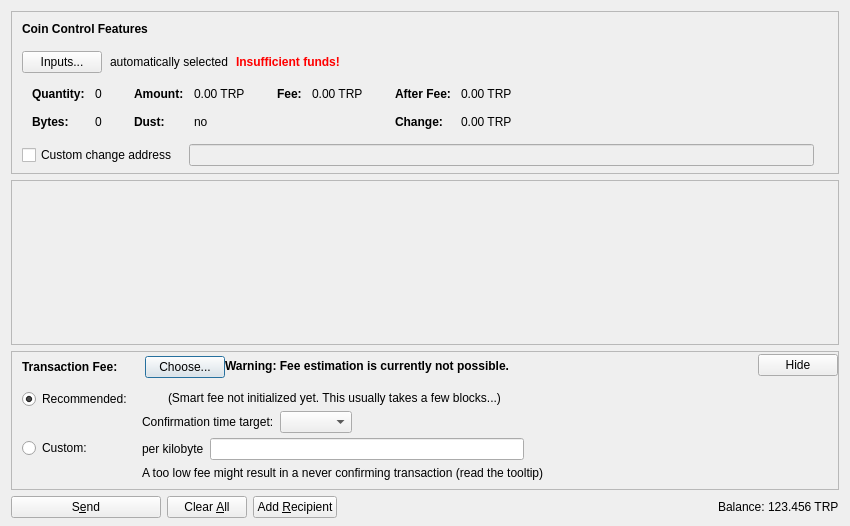
<?xml version="1.0" encoding="UTF-8"?>
<ui version="4.0">
 <class>SendCoinsDialog</class>
 <widget class="QDialog" name="SendCoinsDialog">
  <property name="geometry">
   <rect>
    <x>0</x>
    <y>0</y>
    <width>850</width>
    <height>526</height>
   </rect>
  </property>
  <property name="windowTitle">
   <string>Send Coins</string>
  </property>
  <layout class="QVBoxLayout" name="verticalLayout" stretch="0,1,0,0">
   <property name="bottomMargin">
    <number>8</number>
   </property>
   <item>
    <widget class="QFrame" name="frameCoinControl">
     <property name="sizePolicy">
      <sizepolicy hsizetype="Expanding" vsizetype="Expanding">
       <horstretch>0</horstretch>
       <verstretch>0</verstretch>
      </sizepolicy>
     </property>
     <property name="maximumSize">
      <size>
       <width>16777215</width>
       <height>16777215</height>
      </size>
     </property>
     <property name="frameShape">
      <enum>QFrame::StyledPanel</enum>
     </property>
     <property name="frameShadow">
      <enum>QFrame::Sunken</enum>
     </property>
     <layout class="QVBoxLayout" name="verticalLayoutCoinControl2">
      <property name="spacing">
       <number>0</number>
      </property>
      <property name="leftMargin">
       <number>0</number>
      </property>
      <property name="topMargin">
       <number>0</number>
      </property>
      <property name="rightMargin">
       <number>0</number>
      </property>
      <property name="bottomMargin">
       <number>6</number>
      </property>
      <item>
       <layout class="QVBoxLayout" name="verticalLayoutCoinControl" stretch="0,0,0,0,1">
        <property name="spacing">
         <number>0</number>
        </property>
        <property name="leftMargin">
         <number>10</number>
        </property>
        <property name="topMargin">
         <number>10</number>
        </property>
        <item>
         <layout class="QHBoxLayout" name="horizontalLayoutCoinControl1">
          <property name="bottomMargin">
           <number>15</number>
          </property>
          <item>
           <widget class="QLabel" name="labelCoinControlFeatures">
            <property name="sizePolicy">
             <sizepolicy hsizetype="Preferred" vsizetype="Maximum">
              <horstretch>0</horstretch>
              <verstretch>0</verstretch>
             </sizepolicy>
            </property>
            <property name="font">
             <font>
              <weight>75</weight>
              <bold>true</bold>
             </font>
            </property>
            <property name="styleSheet">
             <string notr="true">font-weight:bold;</string>
            </property>
            <property name="text">
             <string>Coin Control Features</string>
            </property>
           </widget>
          </item>
         </layout>
        </item>
        <item>
         <layout class="QHBoxLayout" name="horizontalLayoutCoinControl2" stretch="0,0,0,0">
          <property name="spacing">
           <number>8</number>
          </property>
          <property name="bottomMargin">
           <number>10</number>
          </property>
          <item>
           <widget class="QPushButton" name="pushButtonCoinControl">
            <property name="styleSheet">
             <string notr="true"/>
            </property>
            <property name="text">
             <string>Inputs...</string>
            </property>
            <property name="autoDefault">
             <bool>false</bool>
            </property>
           </widget>
          </item>
          <item>
           <widget class="QLabel" name="labelCoinControlAutomaticallySelected">
            <property name="text">
             <string>automatically selected</string>
            </property>
            <property name="margin">
             <number>5</number>
            </property>
           </widget>
          </item>
          <item>
           <widget class="QLabel" name="labelCoinControlInsuffFunds">
            <property name="font">
             <font>
              <weight>75</weight>
              <bold>true</bold>
             </font>
            </property>
            <property name="styleSheet">
             <string notr="true">color:red;font-weight:bold;</string>
            </property>
            <property name="text">
             <string>Insufficient funds!</string>
            </property>
            <property name="margin">
             <number>5</number>
            </property>
           </widget>
          </item>
          <item>
           <spacer name="horizontalSpacerCoinControl">
            <property name="orientation">
             <enum>Qt::Horizontal</enum>
            </property>
            <property name="sizeHint" stdset="0">
             <size>
              <width>40</width>
              <height>1</height>
             </size>
            </property>
           </spacer>
          </item>
         </layout>
        </item>
        <item>
         <widget class="QWidget" name="widgetCoinControl" native="true">
          <property name="sizePolicy">
           <sizepolicy hsizetype="Preferred" vsizetype="Preferred">
            <horstretch>0</horstretch>
            <verstretch>0</verstretch>
           </sizepolicy>
          </property>
          <property name="minimumSize">
           <size>
            <width>0</width>
            <height>0</height>
           </size>
          </property>
          <property name="styleSheet">
           <string notr="true"/>
          </property>
          <layout class="QHBoxLayout" name="horizontalLayoutCoinControl5">
           <property name="leftMargin">
            <number>0</number>
           </property>
           <property name="topMargin">
            <number>0</number>
           </property>
           <property name="rightMargin">
            <number>0</number>
           </property>
           <property name="bottomMargin">
            <number>0</number>
           </property>
           <item>
            <layout class="QHBoxLayout" name="horizontalLayoutCoinControl3" stretch="0,0,0,1">
             <property name="spacing">
              <number>20</number>
             </property>
             <property name="topMargin">
              <number>0</number>
             </property>
             <property name="bottomMargin">
              <number>10</number>
             </property>
             <item>
              <layout class="QFormLayout" name="formLayoutCoinControl1">
               <property name="horizontalSpacing">
                <number>10</number>
               </property>
               <property name="verticalSpacing">
                <number>14</number>
               </property>
               <property name="leftMargin">
                <number>10</number>
               </property>
               <property name="topMargin">
                <number>4</number>
               </property>
               <property name="rightMargin">
                <number>6</number>
               </property>
               <item row="0" column="0">
                <widget class="QLabel" name="labelCoinControlQuantityText">
                 <property name="font">
                  <font>
                   <weight>75</weight>
                   <bold>true</bold>
                  </font>
                 </property>
                 <property name="text">
                  <string>Quantity:</string>
                 </property>
                 <property name="margin">
                  <number>0</number>
                 </property>
                </widget>
               </item>
               <item row="0" column="1">
                <widget class="QLabel" name="labelCoinControlQuantity">
                 <property name="cursor">
                  <cursorShape>IBeamCursor</cursorShape>
                 </property>
                 <property name="contextMenuPolicy">
                  <enum>Qt::ActionsContextMenu</enum>
                 </property>
                 <property name="text">
                  <string notr="true">0</string>
                 </property>
                 <property name="margin">
                  <number>0</number>
                 </property>
                 <property name="textInteractionFlags">
                  <set>Qt::LinksAccessibleByMouse|Qt::TextSelectableByKeyboard|Qt::TextSelectableByMouse</set>
                 </property>
                </widget>
               </item>
               <item row="1" column="0">
                <widget class="QLabel" name="labelCoinControlBytesText">
                 <property name="font">
                  <font>
                   <weight>75</weight>
                   <bold>true</bold>
                  </font>
                 </property>
                 <property name="text">
                  <string>Bytes:</string>
                 </property>
                </widget>
               </item>
               <item row="1" column="1">
                <widget class="QLabel" name="labelCoinControlBytes">
                 <property name="cursor">
                  <cursorShape>IBeamCursor</cursorShape>
                 </property>
                 <property name="contextMenuPolicy">
                  <enum>Qt::ActionsContextMenu</enum>
                 </property>
                 <property name="text">
                  <string notr="true">0</string>
                 </property>
                 <property name="textInteractionFlags">
                  <set>Qt::LinksAccessibleByMouse|Qt::TextSelectableByKeyboard|Qt::TextSelectableByMouse</set>
                 </property>
                </widget>
               </item>
              </layout>
             </item>
             <item>
              <layout class="QFormLayout" name="formLayoutCoinControl2">
               <property name="horizontalSpacing">
                <number>10</number>
               </property>
               <property name="verticalSpacing">
                <number>14</number>
               </property>
               <property name="leftMargin">
                <number>6</number>
               </property>
               <property name="topMargin">
                <number>4</number>
               </property>
               <property name="rightMargin">
                <number>6</number>
               </property>
               <item row="0" column="0">
                <widget class="QLabel" name="labelCoinControlAmountText">
                 <property name="font">
                  <font>
                   <weight>75</weight>
                   <bold>true</bold>
                  </font>
                 </property>
                 <property name="text">
                  <string>Amount:</string>
                 </property>
                 <property name="margin">
                  <number>0</number>
                 </property>
                </widget>
               </item>
               <item row="0" column="1">
                <widget class="QLabel" name="labelCoinControlAmount">
                 <property name="cursor">
                  <cursorShape>IBeamCursor</cursorShape>
                 </property>
                 <property name="contextMenuPolicy">
                  <enum>Qt::ActionsContextMenu</enum>
                 </property>
                 <property name="text">
                  <string notr="true">0.00 TRP</string>
                 </property>
                 <property name="textInteractionFlags">
                  <set>Qt::LinksAccessibleByMouse|Qt::TextSelectableByKeyboard|Qt::TextSelectableByMouse</set>
                 </property>
                </widget>
               </item>
               <item row="1" column="0">
                <widget class="QLabel" name="labelCoinControlLowOutputText">
                 <property name="font">
                  <font>
                   <weight>75</weight>
                   <bold>true</bold>
                  </font>
                 </property>
                 <property name="text">
                  <string>Dust:</string>
                 </property>
                </widget>
               </item>
               <item row="1" column="1">
                <widget class="QLabel" name="labelCoinControlLowOutput">
                 <property name="cursor">
                  <cursorShape>IBeamCursor</cursorShape>
                 </property>
                 <property name="contextMenuPolicy">
                  <enum>Qt::ActionsContextMenu</enum>
                 </property>
                 <property name="text">
                  <string notr="true">no</string>
                 </property>
                 <property name="textInteractionFlags">
                  <set>Qt::LinksAccessibleByMouse|Qt::TextSelectableByKeyboard|Qt::TextSelectableByMouse</set>
                 </property>
                </widget>
               </item>
              </layout>
             </item>
             <item>
              <layout class="QFormLayout" name="formLayoutCoinControl3">
               <property name="horizontalSpacing">
                <number>10</number>
               </property>
               <property name="verticalSpacing">
                <number>14</number>
               </property>
               <property name="leftMargin">
                <number>6</number>
               </property>
               <property name="topMargin">
                <number>4</number>
               </property>
               <property name="rightMargin">
                <number>6</number>
               </property>
               <item row="0" column="0">
                <widget class="QLabel" name="labelCoinControlFeeText">
                 <property name="font">
                  <font>
                   <weight>75</weight>
                   <bold>true</bold>
                  </font>
                 </property>
                 <property name="text">
                  <string>Fee:</string>
                 </property>
                 <property name="margin">
                  <number>0</number>
                 </property>
                </widget>
               </item>
               <item row="0" column="1">
                <widget class="QLabel" name="labelCoinControlFee">
                 <property name="cursor">
                  <cursorShape>IBeamCursor</cursorShape>
                 </property>
                 <property name="contextMenuPolicy">
                  <enum>Qt::ActionsContextMenu</enum>
                 </property>
                 <property name="text">
                  <string notr="true">0.00 TRP</string>
                 </property>
                 <property name="textInteractionFlags">
                  <set>Qt::LinksAccessibleByMouse|Qt::TextSelectableByKeyboard|Qt::TextSelectableByMouse</set>
                 </property>
                </widget>
               </item>
              </layout>
             </item>
             <item>
              <layout class="QFormLayout" name="formLayoutCoinControl4">
               <property name="horizontalSpacing">
                <number>10</number>
               </property>
               <property name="verticalSpacing">
                <number>14</number>
               </property>
               <property name="leftMargin">
                <number>6</number>
               </property>
               <property name="topMargin">
                <number>4</number>
               </property>
               <property name="rightMargin">
                <number>6</number>
               </property>
               <item row="0" column="0">
                <widget class="QLabel" name="labelCoinControlAfterFeeText">
                 <property name="font">
                  <font>
                   <weight>75</weight>
                   <bold>true</bold>
                  </font>
                 </property>
                 <property name="text">
                  <string>After Fee:</string>
                 </property>
                 <property name="margin">
                  <number>0</number>
                 </property>
                </widget>
               </item>
               <item row="0" column="1">
                <widget class="QLabel" name="labelCoinControlAfterFee">
                 <property name="cursor">
                  <cursorShape>IBeamCursor</cursorShape>
                 </property>
                 <property name="contextMenuPolicy">
                  <enum>Qt::ActionsContextMenu</enum>
                 </property>
                 <property name="text">
                  <string notr="true">0.00 TRP</string>
                 </property>
                 <property name="textInteractionFlags">
                  <set>Qt::LinksAccessibleByMouse|Qt::TextSelectableByKeyboard|Qt::TextSelectableByMouse</set>
                 </property>
                </widget>
               </item>
               <item row="1" column="0">
                <widget class="QLabel" name="labelCoinControlChangeText">
                 <property name="font">
                  <font>
                   <weight>75</weight>
                   <bold>true</bold>
                  </font>
                 </property>
                 <property name="text">
                  <string>Change:</string>
                 </property>
                </widget>
               </item>
               <item row="1" column="1">
                <widget class="QLabel" name="labelCoinControlChange">
                 <property name="cursor">
                  <cursorShape>IBeamCursor</cursorShape>
                 </property>
                 <property name="contextMenuPolicy">
                  <enum>Qt::ActionsContextMenu</enum>
                 </property>
                 <property name="text">
                  <string notr="true">0.00 TRP</string>
                 </property>
                 <property name="textInteractionFlags">
                  <set>Qt::LinksAccessibleByMouse|Qt::TextSelectableByKeyboard|Qt::TextSelectableByMouse</set>
                 </property>
                </widget>
               </item>
              </layout>
             </item>
            </layout>
           </item>
          </layout>
         </widget>
        </item>
        <item>
         <layout class="QHBoxLayout" name="horizontalLayoutCoinControl4" stretch="0,0,0">
          <property name="spacing">
           <number>12</number>
          </property>
          <property name="sizeConstraint">
           <enum>QLayout::SetDefaultConstraint</enum>
          </property>
          <property name="topMargin">
           <number>5</number>
          </property>
          <property name="rightMargin">
           <number>5</number>
          </property>
          <item>
           <widget class="QCheckBox" name="checkBoxCoinControlChange">
            <property name="toolTip">
             <string>If this is activated, but the change address is empty or invalid, change will be sent to a newly generated address.</string>
            </property>
            <property name="text">
             <string>Custom change address</string>
            </property>
           </widget>
          </item>
          <item>
           <widget class="QValidatedLineEdit" name="lineEditCoinControlChange">
            <property name="enabled">
             <bool>false</bool>
            </property>
            <property name="sizePolicy">
             <sizepolicy hsizetype="Expanding" vsizetype="Fixed">
              <horstretch>0</horstretch>
              <verstretch>0</verstretch>
             </sizepolicy>
            </property>
           </widget>
          </item>
          <item>
           <widget class="QLabel" name="labelCoinControlChangeLabel">
            <property name="sizePolicy">
             <sizepolicy hsizetype="Preferred" vsizetype="Expanding">
              <horstretch>0</horstretch>
              <verstretch>0</verstretch>
             </sizepolicy>
            </property>
            <property name="minimumSize">
             <size>
              <width>0</width>
              <height>0</height>
             </size>
            </property>
            <property name="text">
             <string/>
            </property>
            <property name="margin">
             <number>3</number>
            </property>
           </widget>
          </item>
         </layout>
        </item>
        <item>
         <spacer name="verticalSpacerCoinControl">
          <property name="orientation">
           <enum>Qt::Vertical</enum>
          </property>
          <property name="sizeHint" stdset="0">
           <size>
            <width>800</width>
            <height>1</height>
           </size>
          </property>
         </spacer>
        </item>
       </layout>
      </item>
     </layout>
    </widget>
   </item>
   <item>
    <widget class="QScrollArea" name="scrollArea">
     <property name="widgetResizable">
      <bool>true</bool>
     </property>
     <widget class="QWidget" name="scrollAreaWidgetContents">
      <property name="geometry">
       <rect>
        <x>0</x>
        <y>0</y>
        <width>830</width>
        <height>104</height>
       </rect>
      </property>
      <layout class="QVBoxLayout" name="verticalLayout_2" stretch="0,1">
       <property name="leftMargin">
        <number>0</number>
       </property>
       <property name="topMargin">
        <number>0</number>
       </property>
       <property name="rightMargin">
        <number>0</number>
       </property>
       <property name="bottomMargin">
        <number>0</number>
       </property>
       <item>
        <layout class="QVBoxLayout" name="entries">
         <property name="spacing">
          <number>6</number>
         </property>
        </layout>
       </item>
       <item>
        <spacer name="verticalSpacer">
         <property name="orientation">
          <enum>Qt::Vertical</enum>
         </property>
         <property name="sizeHint" stdset="0">
          <size>
           <width>20</width>
           <height>40</height>
          </size>
         </property>
        </spacer>
       </item>
      </layout>
     </widget>
    </widget>
   </item>
   <item>
    <widget class="QFrame" name="frameFee">
     <property name="sizePolicy">
      <sizepolicy hsizetype="Expanding" vsizetype="Expanding">
       <horstretch>0</horstretch>
       <verstretch>0</verstretch>
      </sizepolicy>
     </property>
     <property name="maximumSize">
      <size>
       <width>16777215</width>
       <height>16777215</height>
      </size>
     </property>
     <property name="frameShape">
      <enum>QFrame::StyledPanel</enum>
     </property>
     <property name="frameShadow">
      <enum>QFrame::Sunken</enum>
     </property>
     <layout class="QVBoxLayout" name="verticalLayoutFee1">
      <property name="spacing">
       <number>0</number>
      </property>
      <property name="leftMargin">
       <number>0</number>
      </property>
      <property name="topMargin">
       <number>0</number>
      </property>
      <property name="rightMargin">
       <number>0</number>
      </property>
      <property name="bottomMargin">
       <number>0</number>
      </property>
      <item>
       <layout class="QVBoxLayout" name="verticalLayoutFee2" stretch="0,0,0">
        <property name="spacing">
         <number>0</number>
        </property>
        <property name="leftMargin">
         <number>10</number>
        </property>
        <property name="topMargin">
         <number>0</number>
        </property>
        <item>
         <layout class="QHBoxLayout" name="horizontalLayoutFee1">
          <property name="bottomMargin">
           <number>0</number>
          </property>
          <item>
           <layout class="QVBoxLayout" name="verticalLayoutFee7">
            <property name="spacing">
             <number>0</number>
            </property>
            <item>
             <spacer name="verticalSpacerSmartFee">
              <property name="orientation">
               <enum>Qt::Vertical</enum>
              </property>
              <property name="sizeType">
               <enum>QSizePolicy::Fixed</enum>
              </property>
              <property name="sizeHint" stdset="0">
               <size>
                <width>1</width>
                <height>4</height>
               </size>
              </property>
             </spacer>
            </item>
            <item>
             <layout class="QHBoxLayout" name="horizontalLayoutSmartFee">
              <property name="spacing">
               <number>10</number>
              </property>
              <item>
               <widget class="QLabel" name="labelFeeHeadline">
                <property name="sizePolicy">
                 <sizepolicy hsizetype="Preferred" vsizetype="Maximum">
                  <horstretch>0</horstretch>
                  <verstretch>0</verstretch>
                 </sizepolicy>
                </property>
                <property name="font">
                 <font>
                  <weight>75</weight>
                  <bold>true</bold>
                 </font>
                </property>
                <property name="styleSheet">
                 <string notr="true">font-weight:bold;</string>
                </property>
                <property name="text">
                 <string>Transaction Fee:</string>
                </property>
               </widget>
              </item>
              <item>
               <widget class="QLabel" name="labelFeeMinimized">
                <property name="text">
                 <string/>
                </property>
               </widget>
              </item>
              <item>
               <widget class="QPushButton" name="buttonChooseFee">
                <property name="text">
                 <string>Choose...</string>
                </property>
               </widget>
              </item>
             </layout>
            </item>
            <item>
             <spacer name="verticalSpacer_5">
              <property name="orientation">
               <enum>Qt::Vertical</enum>
              </property>
              <property name="sizeHint" stdset="0">
               <size>
                <width>1</width>
                <height>1</height>
               </size>
              </property>
             </spacer>
            </item>
           </layout>
          </item>
          <item>
           <widget class="QLabel" name="fallbackFeeWarningLabel">
            <property name="toolTip">
             <string>Using the fallbackfee can result in sending a transaction that will take several hours or days (or never) to confirm. Consider choosing your fee manually or wait until you have validated the complete chain.</string>
            </property>
            <property name="font">
            <font>
                <weight>75</weight>
                <bold>true</bold>
            </font>
            </property>
            <property name="text">
             <string>Warning: Fee estimation is currently not possible.</string>
            </property>
            <property name="wordWrap">
             <bool>false</bool>
            </property>
           </widget>
          </item>
          <item>
           <spacer name="horizontalSpacer_4">
            <property name="orientation">
             <enum>Qt::Horizontal</enum>
            </property>
            <property name="sizeType">
             <enum>QSizePolicy::MinimumExpanding</enum>
            </property>
            <property name="sizeHint" stdset="0">
             <size>
              <width>40</width>
              <height>20</height>
             </size>
            </property>
           </spacer>
          </item>
          <item>
           <widget class="QPushButton" name="buttonMinimizeFee">
            <property name="toolTip">
             <string>collapse fee-settings</string>
            </property>
            <property name="text">
             <string>Hide</string>
            </property>
           </widget>
          </item>
         </layout>
        </item>
        <item>
         <widget class="QFrame" name="frameFeeSelection">
          <layout class="QVBoxLayout" name="verticalLayoutFee12">
           <property name="spacing">
            <number>0</number>
           </property>
           <property name="leftMargin">
            <number>0</number>
           </property>
           <property name="topMargin">
            <number>0</number>
           </property>
           <property name="rightMargin">
            <number>0</number>
           </property>
           <property name="bottomMargin">
            <number>0</number>
           </property>
           <item>
            <layout class="QGridLayout" name="gridLayoutFee">
             <property name="topMargin">
              <number>10</number>
             </property>
             <property name="bottomMargin">
              <number>4</number>
             </property>
             <property name="horizontalSpacing">
              <number>10</number>
             </property>
             <property name="verticalSpacing">
              <number>4</number>
             </property>
             <item row="1" column="1">
              <layout class="QVBoxLayout" name="verticalLayoutFee8">
               <property name="spacing">
                <number>6</number>
               </property>
               <item>
                <layout class="QHBoxLayout" name="horizontalLayoutFee13">
                 <item>
                  <widget class="QLabel" name="labelCustomPerKilobyte">
                   <property name="toolTip">
                    <string>Specify a custom fee per kB (1,000 bytes) of the transaction's virtual size.

Note:  Since the fee is calculated on a per-byte basis, a fee of "100 satoshis per kB" for a transaction size of 500 bytes (half of 1 kB) would ultimately yield a fee of only 50 satoshis.</string>
                   </property>
                   <property name="text">
                    <string>per kilobyte</string>
                   </property>
                  </widget>
                 </item>
                 <item>
                  <widget class="BitcoinAmountField" name="customFee"/>
                 </item>
                 <item>
                  <spacer name="horizontalSpacer_6">
                   <property name="orientation">
                    <enum>Qt::Horizontal</enum>
                   </property>
                   <property name="sizeHint" stdset="0">
                    <size>
                     <width>1</width>
                     <height>1</height>
                    </size>
                   </property>
                  </spacer>
                 </item>
                </layout>
               </item>
               <item>
                <layout class="QHBoxLayout" name="horizontalLayoutFee8">
                 <item>
                  <widget class="QLabel" name="labelCustomFeeWarning">
                   <property name="enabled">
                    <bool>true</bool>
                   </property>
                   <property name="toolTip">
                    <string>When there is less transaction volume than space in the blocks, miners as well as relaying nodes may enforce a minimum fee. Paying only this minimum fee is just fine, but be aware that this can result in a never confirming transaction once there is more demand for TarpCoin transactions than the network can process.</string>
                   </property>
                   <property name="text">
                    <string>A too low fee might result in a never confirming transaction (read the tooltip)</string>
                   </property>
                  </widget>
                 </item>
                 <item>
                  <spacer name="horizontalSpacer_2">
                   <property name="orientation">
                    <enum>Qt::Horizontal</enum>
                   </property>
                   <property name="sizeHint" stdset="0">
                    <size>
                     <width>1</width>
                     <height>1</height>
                    </size>
                   </property>
                  </spacer>
                 </item>
                </layout>
               </item>
              </layout>
             </item>
             <item row="0" column="0">
              <layout class="QVBoxLayout" name="verticalLayoutFee4" stretch="0,1">
               <item>
                <widget class="QRadioButton" name="radioSmartFee">
                 <property name="text">
                  <string>Recommended:</string>
                 </property>
                 <property name="checked">
                  <bool>true</bool>
                 </property>
                 <attribute name="buttonGroup">
                  <string notr="true">groupFee</string>
                 </attribute>
                </widget>
               </item>
               <item>
                <spacer name="verticalSpacer_2">
                 <property name="orientation">
                  <enum>Qt::Vertical</enum>
                 </property>
                 <property name="sizeHint" stdset="0">
                  <size>
                   <width>1</width>
                   <height>1</height>
                  </size>
                 </property>
                </spacer>
               </item>
              </layout>
             </item>
             <item row="1" column="0">
              <layout class="QVBoxLayout" name="verticalLayoutFee9" stretch="0,1">
               <item>
                <widget class="QRadioButton" name="radioCustomFee">
                 <property name="text">
                  <string>Custom:</string>
                 </property>
                 <attribute name="buttonGroup">
                  <string notr="true">groupFee</string>
                 </attribute>
                </widget>
               </item>
               <item>
                <spacer name="verticalSpacer_6">
                 <property name="orientation">
                  <enum>Qt::Vertical</enum>
                 </property>
                 <property name="sizeHint" stdset="0">
                  <size>
                   <width>1</width>
                   <height>1</height>
                  </size>
                 </property>
                </spacer>
               </item>
              </layout>
             </item>
             <item row="0" column="1">
              <layout class="QVBoxLayout" name="verticalLayoutFee3" stretch="0,0,1">
               <property name="spacing">
                <number>6</number>
               </property>
               <property name="topMargin">
                <number>2</number>
               </property>
               <item>
                <layout class="QHBoxLayout" name="horizontalLayoutFee12">
                 <item>
                  <widget class="QLabel" name="labelSmartFee">
                   <property name="text">
                    <string/>
                   </property>
                  </widget>
                 </item>
                 <item>
                  <widget class="QLabel" name="labelFeeEstimation">
                   <property name="text">
                    <string/>
                   </property>
                  </widget>
                 </item>
                 <item>
                  <widget class="QLabel" name="labelSmartFee2">
                   <property name="text">
                    <string>(Smart fee not initialized yet. This usually takes a few blocks...)</string>
                   </property>
                  </widget>
                 </item>
                 <item>
                  <spacer name="horizontalSpacer_5">
                   <property name="orientation">
                    <enum>Qt::Horizontal</enum>
                   </property>
                   <property name="sizeHint" stdset="0">
                    <size>
                     <width>1</width>
                     <height>1</height>
                    </size>
                   </property>
                  </spacer>
                 </item>
                </layout>
               </item>
               <item>
                <layout class="QHBoxLayout" name="horizontalLayoutFee9">
                 <item>
                  <layout class="QVBoxLayout" name="verticalLayoutFee6">
                   <item>
                    <widget class="QLabel" name="labelSmartFee3">
                     <property name="text">
                      <string>Confirmation time target:</string>
                     </property>
                    </widget>
                   </item>
                  </layout>
                 </item>
                 <item>
                  <layout class="QVBoxLayout" name="verticalLayoutFee5">
                   <property name="rightMargin">
                    <number>30</number>
                   </property>
                   <item>
                    <layout class="QHBoxLayout" name="horizontalLayoutConfTarget">
                     <property name="bottomMargin">
                      <number>0</number>
                     </property>
                     <item>
                      <widget class="QComboBox" name="confTargetSelector"/>
                     </item>
                     <item>
                      <spacer name="horizontalSpacerConfTarget">
                       <property name="orientation">
                        <enum>Qt::Horizontal</enum>
                       </property>
                       <property name="sizeHint" stdset="0">
                        <size>
                         <width>40</width>
                         <height>20</height>
                        </size>
                       </property>
                      </spacer>
                     </item>
                    </layout>
                   </item>
                  </layout>
                 </item>
                </layout>
               </item>
               <item>
                <spacer name="verticalSpacer_4">
                 <property name="orientation">
                  <enum>Qt::Vertical</enum>
                 </property>
                 <property name="sizeHint" stdset="0">
                  <size>
                   <width>1</width>
                   <height>1</height>
                  </size>
                 </property>
                </spacer>
               </item>
              </layout>
             </item>
            </layout>
           </item>
          </layout>
         </widget>
        </item>
        <item>
         <spacer name="verticalSpacerFee">
          <property name="orientation">
           <enum>Qt::Vertical</enum>
          </property>
          <property name="sizeHint" stdset="0">
           <size>
            <width>40</width>
            <height>5</height>
           </size>
          </property>
         </spacer>
        </item>
       </layout>
      </item>
     </layout>
    </widget>
   </item>
   <item>
    <layout class="QHBoxLayout" name="horizontalLayout">
     <item>
      <widget class="QPushButton" name="sendButton">
       <property name="minimumSize">
        <size>
         <width>150</width>
         <height>0</height>
        </size>
       </property>
       <property name="toolTip">
        <string>Confirm the send action</string>
       </property>
       <property name="text">
        <string>S&amp;end</string>
       </property>
       <property name="icon">
        <iconset resource="../bitcoin.qrc">
         <normaloff>:/icons/send</normaloff>:/icons/send</iconset>
       </property>
       <property name="autoDefault">
        <bool>false</bool>
       </property>
       <property name="default">
        <bool>false</bool>
       </property>
      </widget>
     </item>
     <item>
      <widget class="QPushButton" name="clearButton">
       <property name="sizePolicy">
        <sizepolicy hsizetype="Minimum" vsizetype="Fixed">
         <horstretch>0</horstretch>
         <verstretch>0</verstretch>
        </sizepolicy>
       </property>
       <property name="toolTip">
        <string>Clear all fields of the form.</string>
       </property>
       <property name="text">
        <string>Clear &amp;All</string>
       </property>
       <property name="icon">
        <iconset resource="../bitcoin.qrc">
         <normaloff>:/icons/remove</normaloff>:/icons/remove</iconset>
       </property>
       <property name="autoDefault">
        <bool>false</bool>
       </property>
      </widget>
     </item>
     <item>
      <widget class="QPushButton" name="addButton">
       <property name="toolTip">
        <string>Send to multiple recipients at once</string>
       </property>
       <property name="text">
        <string>Add &amp;Recipient</string>
       </property>
       <property name="icon">
        <iconset resource="../bitcoin.qrc">
         <normaloff>:/icons/add</normaloff>:/icons/add</iconset>
       </property>
       <property name="autoDefault">
        <bool>false</bool>
       </property>
      </widget>
     </item>
     <item>
      <spacer name="horizontalSpacer">
       <property name="orientation">
        <enum>Qt::Horizontal</enum>
       </property>
       <property name="sizeHint" stdset="0">
        <size>
         <width>40</width>
         <height>20</height>
        </size>
       </property>
      </spacer>
     </item>
     <item>
      <layout class="QHBoxLayout" name="horizontalLayout_2">
       <property name="spacing">
        <number>3</number>
       </property>
       <item>
        <widget class="QLabel" name="label">
         <property name="sizePolicy">
          <sizepolicy hsizetype="Preferred" vsizetype="Fixed">
           <horstretch>0</horstretch>
           <verstretch>0</verstretch>
          </sizepolicy>
         </property>
         <property name="text">
          <string>Balance:</string>
         </property>
        </widget>
       </item>
       <item>
        <widget class="QLabel" name="labelBalance">
         <property name="sizePolicy">
          <sizepolicy hsizetype="Preferred" vsizetype="Fixed">
           <horstretch>0</horstretch>
           <verstretch>0</verstretch>
          </sizepolicy>
         </property>
         <property name="cursor">
          <cursorShape>IBeamCursor</cursorShape>
         </property>
         <property name="text">
          <string notr="true">123.456 TRP</string>
         </property>
         <property name="textInteractionFlags">
          <set>Qt::LinksAccessibleByMouse|Qt::TextSelectableByKeyboard|Qt::TextSelectableByMouse</set>
         </property>
        </widget>
       </item>
      </layout>
     </item>
    </layout>
   </item>
  </layout>
 </widget>
 <customwidgets>
  <customwidget>
   <class>QValidatedLineEdit</class>
   <extends>QLineEdit</extends>
   <header>qt/qvalidatedlineedit.h</header>
  </customwidget>
  <customwidget>
   <class>BitcoinAmountField</class>
   <extends>QLineEdit</extends>
   <header>qt/bitcoinamountfield.h</header>
   <container>1</container>
  </customwidget>
 </customwidgets>
 <resources>
  <include location="../bitcoin.qrc"/>
 </resources>
 <connections/>
 <buttongroups>
  <buttongroup name="groupFee"/>
 </buttongroups>
</ui>
